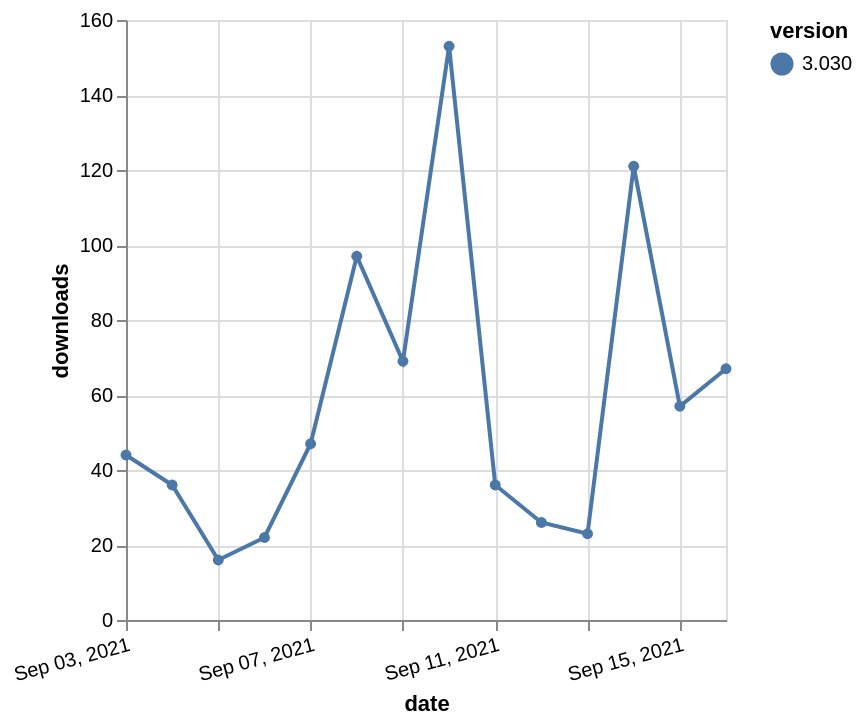

Describe this chart as a Vega-Lite specification.
### Vega-Lite specification from a JSON file in a GitHub repository (floating-point values rounded to 4 significant figures)
{"$schema": "https://vega.github.io/schema/vega-lite/v5.json", "description": "A simple bar chart with embedded data.", "data": {"values": [{"date": "2021-09-03", "total": 78453, "delta": 44, "version": "3.030"}, {"date": "2021-09-04", "total": 78489, "delta": 36, "version": "3.030"}, {"date": "2021-09-05", "total": 78505, "delta": 16, "version": "3.030"}, {"date": "2021-09-06", "total": 78527, "delta": 22, "version": "3.030"}, {"date": "2021-09-07", "total": 78574, "delta": 47, "version": "3.030"}, {"date": "2021-09-08", "total": 78671, "delta": 97, "version": "3.030"}, {"date": "2021-09-09", "total": 78740, "delta": 69, "version": "3.030"}, {"date": "2021-09-10", "total": 78893, "delta": 153, "version": "3.030"}, {"date": "2021-09-11", "total": 78929, "delta": 36, "version": "3.030"}, {"date": "2021-09-12", "total": 78955, "delta": 26, "version": "3.030"}, {"date": "2021-09-13", "total": 78978, "delta": 23, "version": "3.030"}, {"date": "2021-09-14", "total": 79099, "delta": 121, "version": "3.030"}, {"date": "2021-09-15", "total": 79156, "delta": 57, "version": "3.030"}, {"date": "2021-09-16", "total": 79223, "delta": 67, "version": "3.030"}]}, "width": "container", "mark": {"type": "line", "point": {"filled": true}}, "encoding": {"x": {"field": "date", "type": "temporal", "timeUnit": "yearmonthdate", "title": "date", "axis": {"labelAngle": -15}}, "y": {"field": "delta", "type": "quantitative", "title": "downloads"}, "color": {"field": "version", "type": "nominal"}, "tooltip": {"field": "delta"}}}
